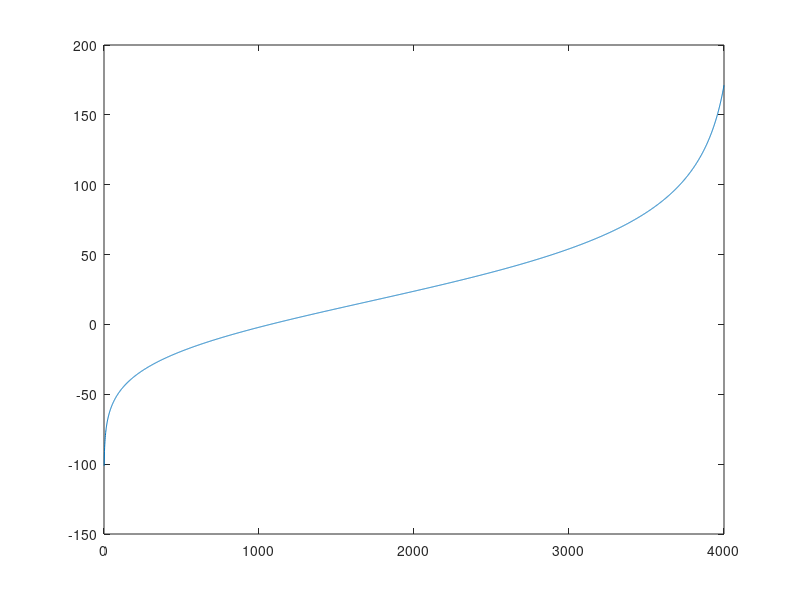

The MATLAB source for this figure:
%http://blog.sina.com.cn/s/blog_54c059840100qgwm.html
R = 10;
B = 3380;
T2 = 25+273.15;
V = 1:4000;
T1 = 1./( log( 40960/R./V-10/R )./B + 1/T2 )-273.15;
plot(V,T1)
fileID = fopen('data.txt','w')
fprintf(fileID,'%3.2f,',T1);
fclose(fileID);